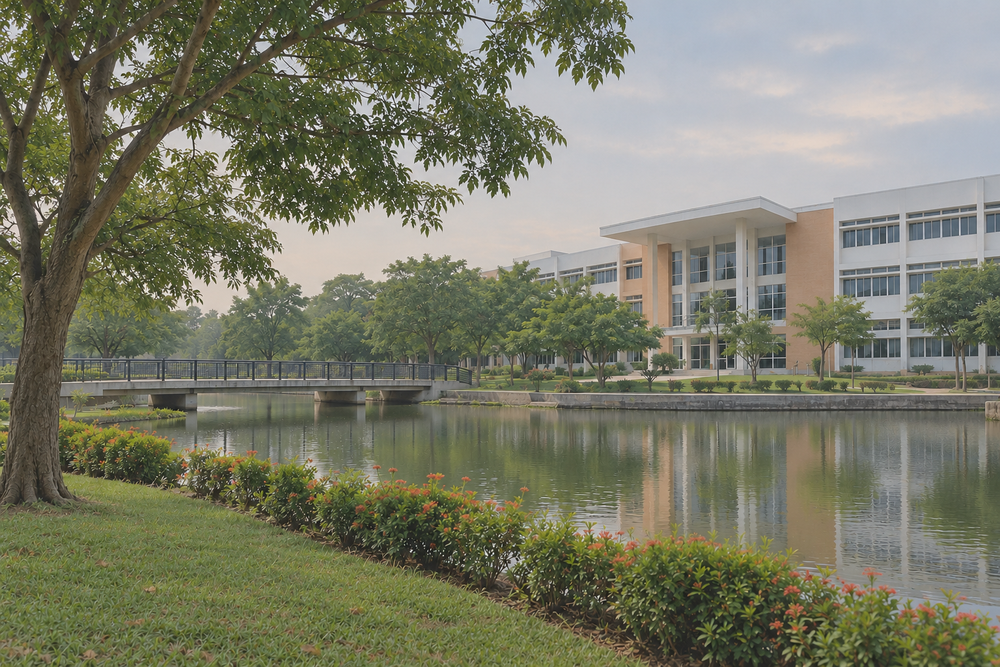
#> input picture DIP/Digital-Image-Processing-main/DAY10/low_contrast_image.png, 1000 x 667 px, shrunk from 1536 x 1024 before the run
$ jupyter execute --allow-errors Histogram.ipynb   (shell and % lines are left out)
#> lines starting #> are read from the running program, lines starting #| are printed output that depends on the picture
[cell 1]
import matplotlib.pyplot as plt
import cv2
import numpy as np

[cell 2]
img=cv2.imread("low_contrast_image.png",cv2.IMREAD_GRAYSCALE)
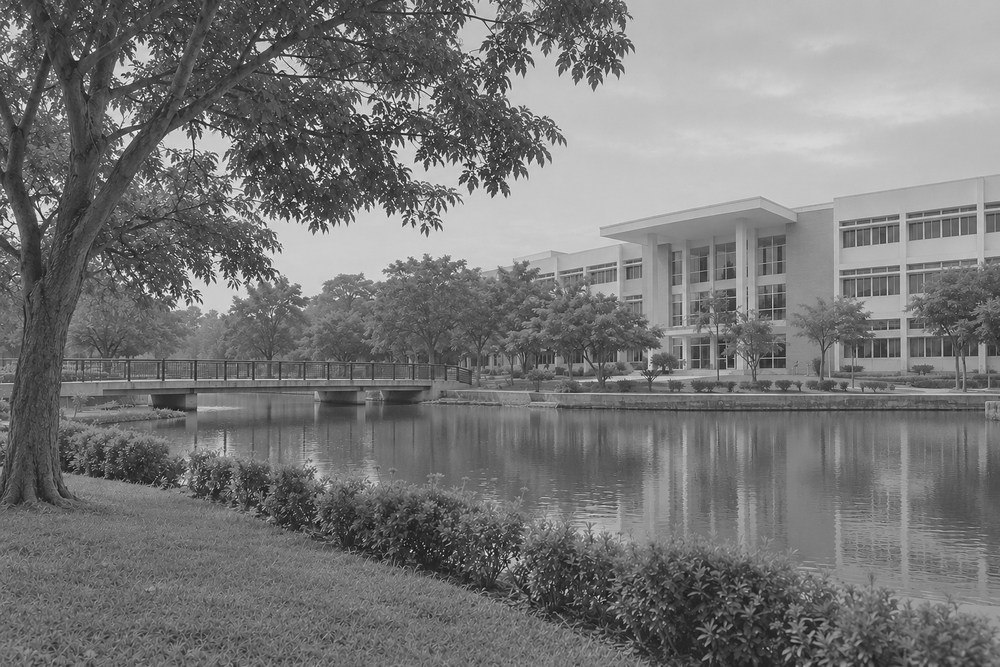
#> img: shape (667, 1000); min 15, max 255, mean 119.3

[cell 3]
plt.title("Original:Low_contrast_image")
plt.imshow(img,cmap="gray")
plt.axis("off")
plt.show()

[cell 4]
histogram,bin_edgs=np.histogram(img.flatten(),bins=256,range=(0,256))
#> histogram = 256 values, max 7601 at index 108, min 0 at index 0, mean 2605.5; bin_edgs = 257 values from 0 to 256

[cell 5]
plt.figure(figsize=(8,4))
plt.bar(range(256),histogram,width=1)
plt.title("Histogram(np.histogram)")
plt.xlabel("Pixel Intensity")
plt.ylabel("number of pixel")
plt.show()
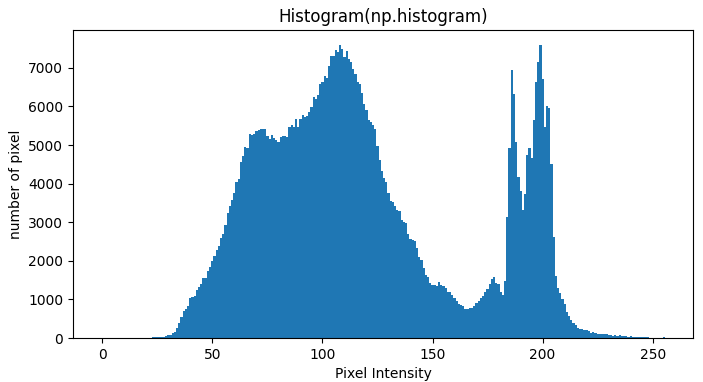
#> figure drawn by matplotlib, 1 panel; tallest bar 7601 high, from x = 107.5 to 108.5

x axis - pixel intensity, from blac to white
Y axis - Number of pixel in each intensity
Tall peaks - Many pixel has those intensity value
value concentrated on the left - The image is generally dark value concentraed on the right - The image is generally white

[cell 6]
print("Most common intensity value: ",np.argmax(histogram))
#| Most common intensity value:  108
print("Number of the pixel at the intensity :",histogram.max())
#| Number of the pixel at the intensity : 7601

compute the histogram using opencv build-in cv2.clacHist function

[cell 7]
histogram_cv2=cv2.calcHist([img],[0],None,[256],[0,256])
#> histogram_cv2 has the same summary as histogram

[cell 8]
plt.figure(figsize=(8,4))
plt.plot(histogram_cv2)
plt.title("Histogram(cv2.calcHist)")
plt.xlabel("Pixel Intensity")
plt.ylabel("Number of pixel")
plt.show()
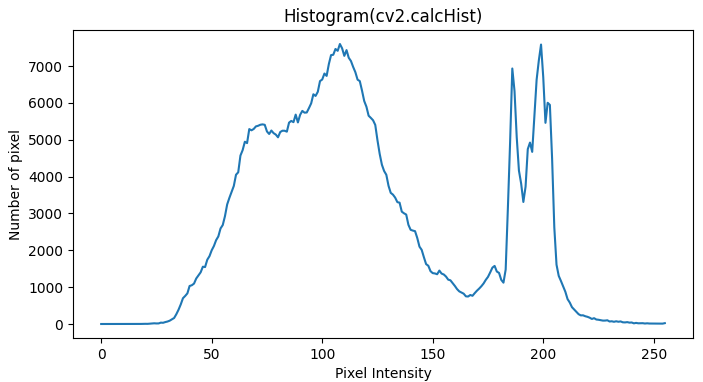
#> figure drawn by matplotlib, 1 panel; curve peaks at x = 108, y = 7601

#> (a cell that did not finish here is left out)

[cell 10]
cdf=histogram.cumsum()
#> cdf = 256 values from 0 to 667000
cdf_normalized=cdf * 255/cdf[-1]
#> cdf_normalized = 256 values from 0 to 255

[cell 11]
#mapps each original pixel intensity to its corresponding
equalized_manual=np.interp(img.flatten(),np.arange(256),cdf_normalized)
equalized_manual=equalized_manual.reshape(img.shape)
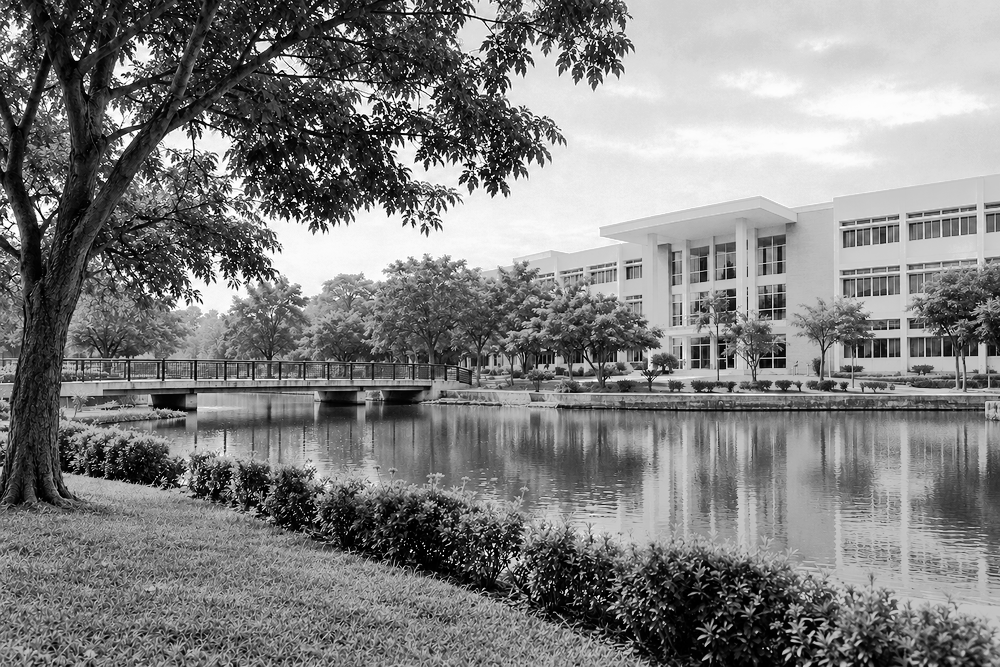
#> equalized_manual: shape (667, 1000) float64; min 0.000382, max 255, mean 128.5
equalized_manual=equalized_manual.astype(np.uint8)

[cell 12]
plt.figure(figsize=(10,6))
plt.subplot(1,2,1)
plt.imshow(img,cmap="gray")
plt.title("Original")
plt.axis("off")


plt.subplot(1,2,2)
plt.imshow(equalized_manual,cmap="gray")
plt.title("equalized_manual")
plt.axis("off")

[cell 13]
equalized_cv2=cv2.equalizeHist(img)

[cell 14]
plt.figure(figsize=(10,6))
plt.subplot(1,3,1)
plt.imshow(img,cmap="gray")
plt.title("Original")
plt.axis("off")


plt.subplot(1,3,2)
plt.imshow(equalized_manual,cmap="gray")
plt.title("equalized_manual")
plt.axis("off")


plt.subplot(1,3,3)
plt.imshow(equalized_cv2,cmap="gray")
plt.title("equalized_cv2")
plt.axis("off")

[cell 15]
hist_manual_eq,bin_edges=np.histogram(equalized_manual.flatten(),bins=256,range=(0,256))
#> hist_manual_eq = 256 values, max 7601 at index 123, min 0 at index 16, mean 2605.5; bin_edges = 257 values from 0 to 256
hist_cv2_eq,bin_edgs=np.histogram(equalized_cv2.flatten(),bins=256,range=(0,256))
#> hist_cv2_eq = 256 values, max 7601 at index 124, min 0 at index 14, mean 2605.5

[cell 16]
plt.figure(figsize=(15,4))
plt.subplot(1,2,1)
plt.bar(range(256),hist_manual_eq,width=1)
plt.title("Histogram Manual")


plt.subplot(1,2,2)
plt.bar(range(256),hist_cv2_eq,width=1)
plt.title("Histogram cv2")
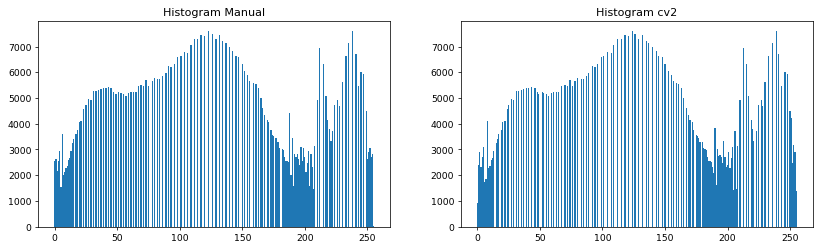
#> figure drawn by matplotlib, 2 panels; panel 1: tallest bar 7601 high, from x = 122.5 to 123.5; panel 2: tallest bar 7601 high, from x = 123.5 to 124.5
